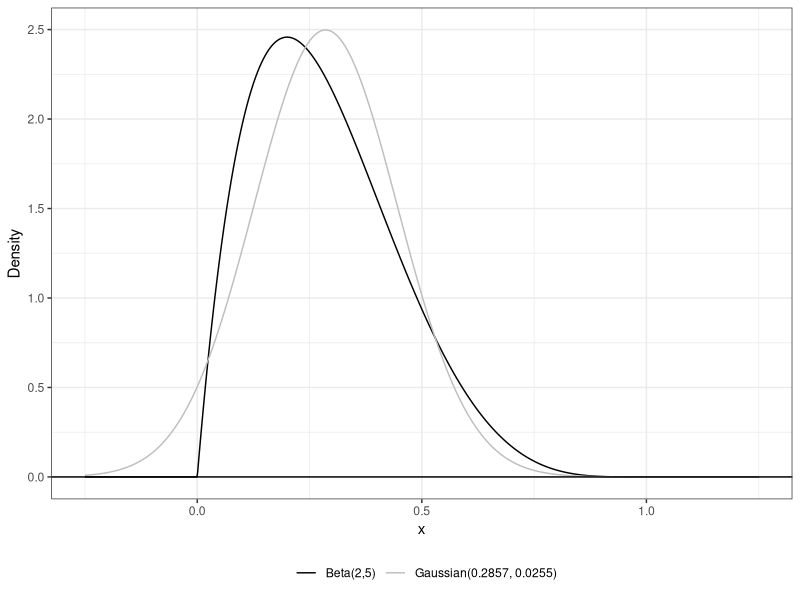
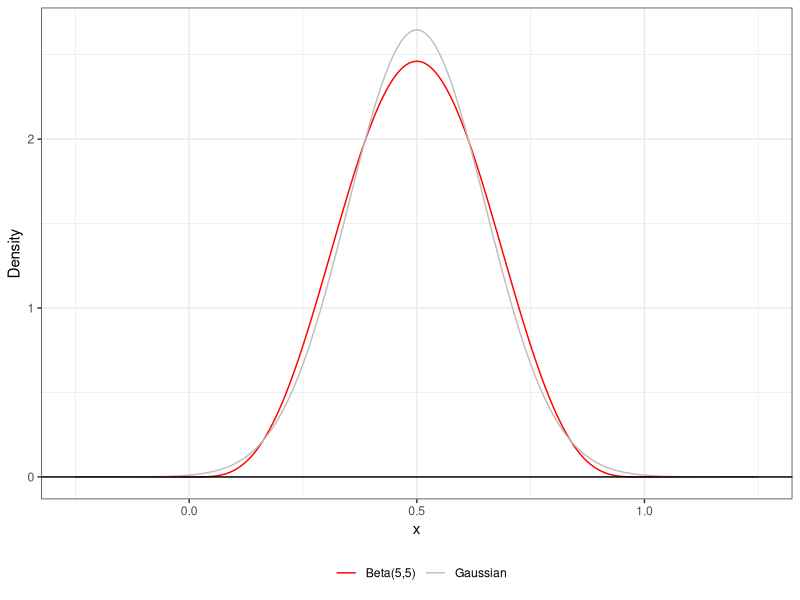
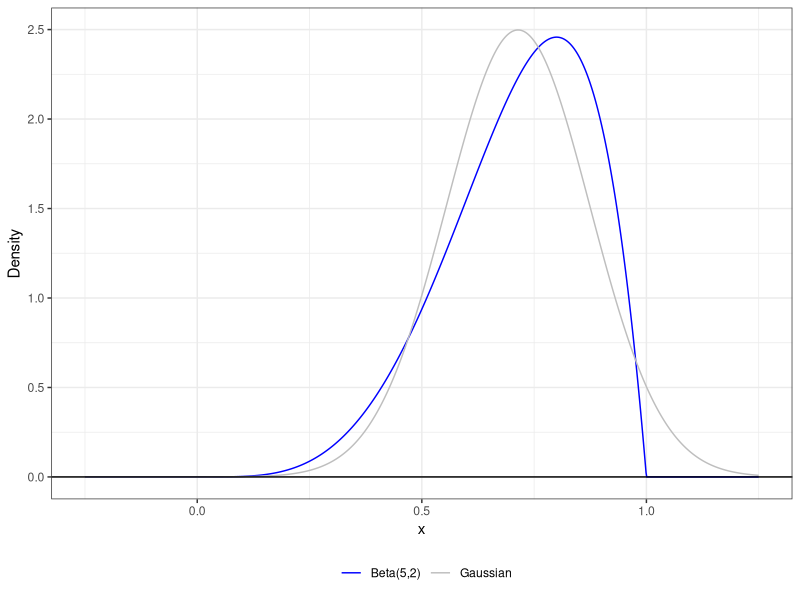
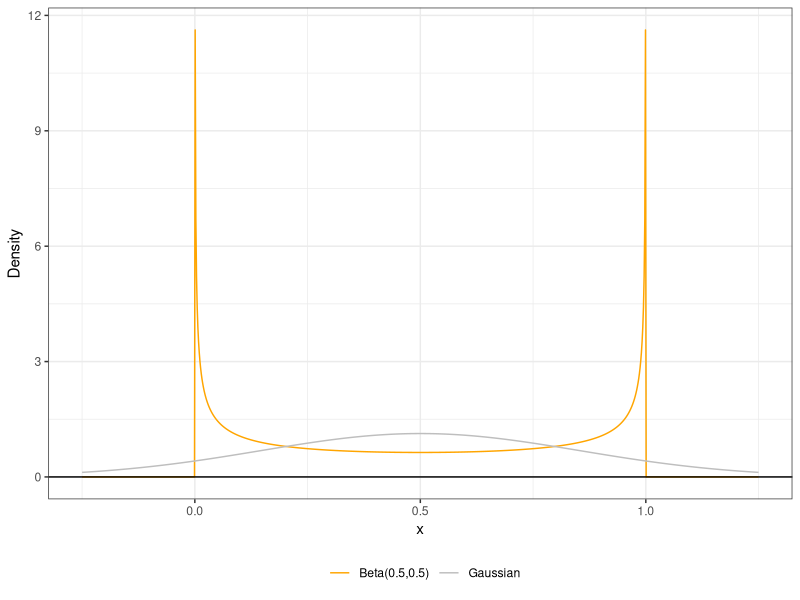

These charts were generated, in order, by the following R code:
#Task One
library(tidyverse)
library()
#create a function that takes alpha and beta as inputs and computes the 
#mean, variance, skewness, and excess kurtosis
Beta = function(alpha, beta){
mean=alpha/(alpha+beta)
variance= (alpha*beta)/((alpha+beta+1)*(alpha+beta)^2)
skewness= (2*(beta-alpha)*sqrt(alpha+beta+1))/((alpha+beta+2)*sqrt(alpha*beta))
kurtosis= ((6*((alpha-beta)^2*(alpha+beta+1)-alpha*beta*(alpha+beta+2)))/(alpha*beta*(alpha+beta+2)*(alpha+beta+3)))
return(c(alpha=alpha, beta=beta, mean = mean, variance = variance, skewness = skewness, kurtosis = kurtosis))
}


#Case 1
alpha=2
beta=5
case_1=Beta(alpha,beta)
q1.fig.dat <- tibble(x = seq(-0.25, 1.25, length.out=1000))|>   # generate a grid of points
  mutate(beta.pdf = dbeta(x, alpha, beta),                      # compute the beta PDF
         norm.pdf = dnorm(x,                                    # Gaussian distribution with
                          mean = alpha/(alpha+beta),            # same mean and variance
                          sd = sqrt((alpha*beta)/((alpha+beta)^2*(alpha+beta+1)))))

ggplot(data= q1.fig.dat)+                                              # specify data
  geom_line(aes(x=x, y=beta.pdf, color="Beta(2,5)")) +                 # plot beta dist
  geom_line(aes(x=x, y=norm.pdf, color="Gaussian(0.2857, 0.0255)")) +  # plot guassian dist
  geom_hline(yintercept=0)+                                            # plot x axis
  theme_bw()+                                                          # change theme
  xlab("x")+                                                           # label x axis
  ylab("Density")+                                                     # label y axis
  scale_color_manual("", values = c("black", "grey"))+                 # change colors
  theme(legend.position = "bottom")                                    # move legend to bottom

#Case 2
alpha=5
beta=5
case_2=Beta(alpha,beta)
q1.fig.dat <- tibble(x = seq(-0.25, 1.25, length.out=1000))|>   # generate a grid of points
  mutate(beta.pdf = dbeta(x, alpha, beta),                      # compute the beta PDF
         norm.pdf = dnorm(x,                                    # Gaussian distribution with
                          mean = alpha/(alpha+beta),            # same mean and variance
                          sd = sqrt((alpha*beta)/((alpha+beta)^2*(alpha+beta+1)))))

ggplot(data= q1.fig.dat)+                                              # specify data
  geom_line(aes(x=x, y=beta.pdf, color="Beta(5,5)")) +                 # plot beta dist
  geom_line(aes(x=x, y=norm.pdf, color="Gaussian")) +  # plot guassian dist
  geom_hline(yintercept=0)+                                            # plot x axis
  theme_bw()+                                                          # change theme
  xlab("x")+                                                           # label x axis
  ylab("Density")+                                                     # label y axis
  scale_color_manual("", values = c("red", "grey"))+                 # change colors
  theme(legend.position = "bottom")

#Case 3
alpha=5
beta=2
case_3=Beta(alpha,beta)
q1.fig.dat <- tibble(x = seq(-0.25, 1.25, length.out=1000))|>   # generate a grid of points
  mutate(beta.pdf = dbeta(x, alpha, beta),                      # compute the beta PDF
         norm.pdf = dnorm(x,                                    # Gaussian distribution with
                          mean = alpha/(alpha+beta),            # same mean and variance
                          sd = sqrt((alpha*beta)/((alpha+beta)^2*(alpha+beta+1)))))

ggplot(data= q1.fig.dat)+                                              # specify data
  geom_line(aes(x=x, y=beta.pdf, color="Beta(5,2)")) +                 # plot beta dist
  geom_line(aes(x=x, y=norm.pdf, color="Gaussian")) +  # plot guassian dist
  geom_hline(yintercept=0)+                                            # plot x axis
  theme_bw()+                                                          # change theme
  xlab("x")+                                                           # label x axis
  ylab("Density")+                                                     # label y axis
  scale_color_manual("", values = c("blue", "grey"))+                 # change colors
  theme(legend.position = "bottom")

#Case 4
alpha=0.5
beta=0.5
case_4=Beta(alpha,beta)
q1.fig.dat <- tibble(x = seq(-0.25, 1.25, length.out=1000))|>   # generate a grid of points
  mutate(beta.pdf = dbeta(x, alpha, beta),                      # compute the beta PDF
         norm.pdf = dnorm(x,                                    # Gaussian distribution with
                          mean = alpha/(alpha+beta),            # same mean and variance
                          sd = sqrt((alpha*beta)/((alpha+beta)^2*(alpha+beta+1)))))

ggplot(data= q1.fig.dat)+                                              # specify data
  geom_line(aes(x=x, y=beta.pdf, color="Beta(0.5,0.5)")) +                 # plot beta dist
  geom_line(aes(x=x, y=norm.pdf, color="Gaussian")) +  # plot guassian dist
  geom_hline(yintercept=0)+                                            # plot x axis
  theme_bw()+                                                          # change theme
  xlab("x")+                                                           # label x axis
  ylab("Density")+                                                     # label y axis
  scale_color_manual("", values = c("orange", "grey"))+                 # change colors
  theme(legend.position = "bottom")

#create a table containing all four cases
combined_matrix=rbind(case_1, case_2, case_3, case_4)
results_table=as.data.frame(combined_matrix)

#Task Two